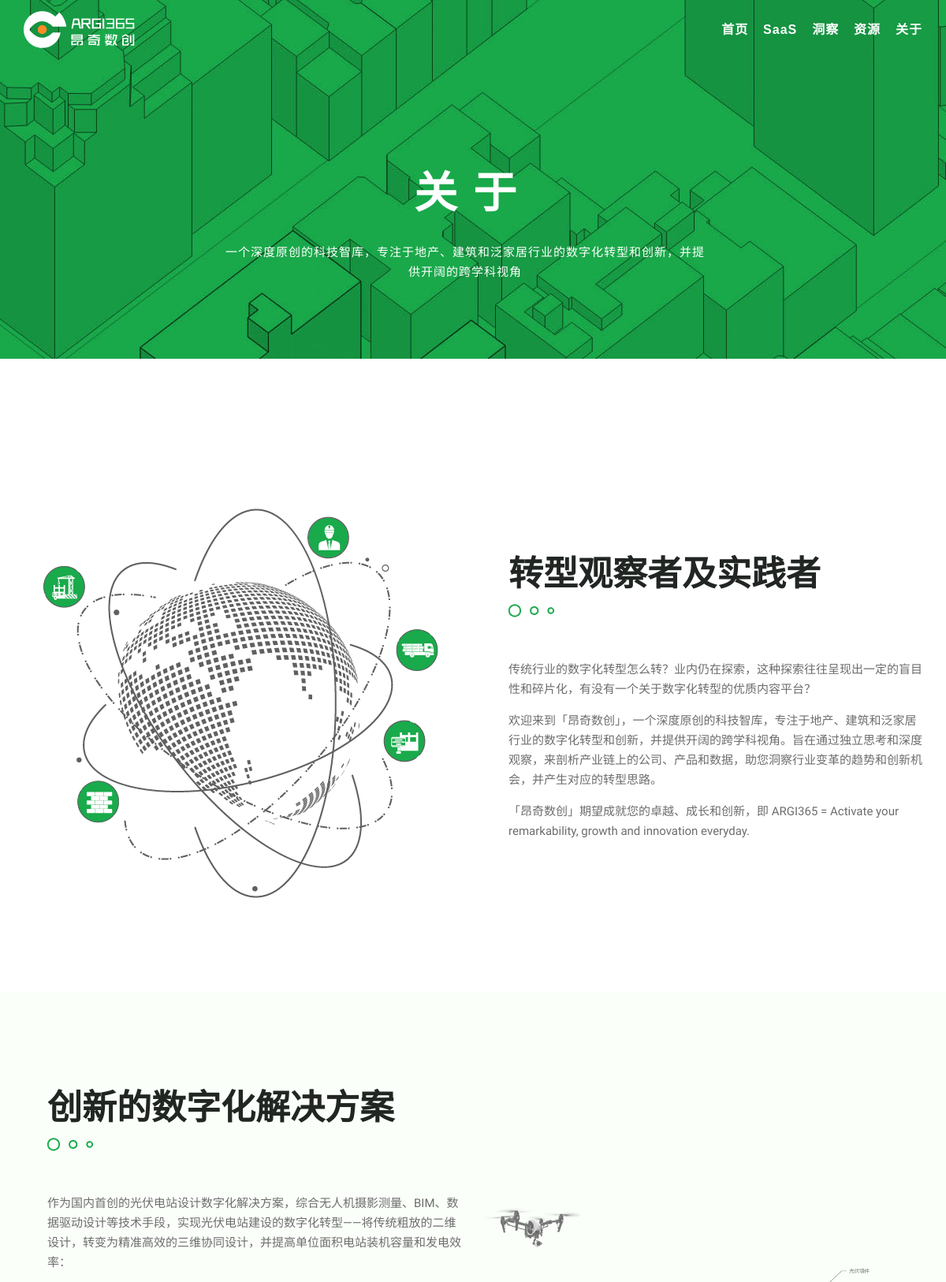
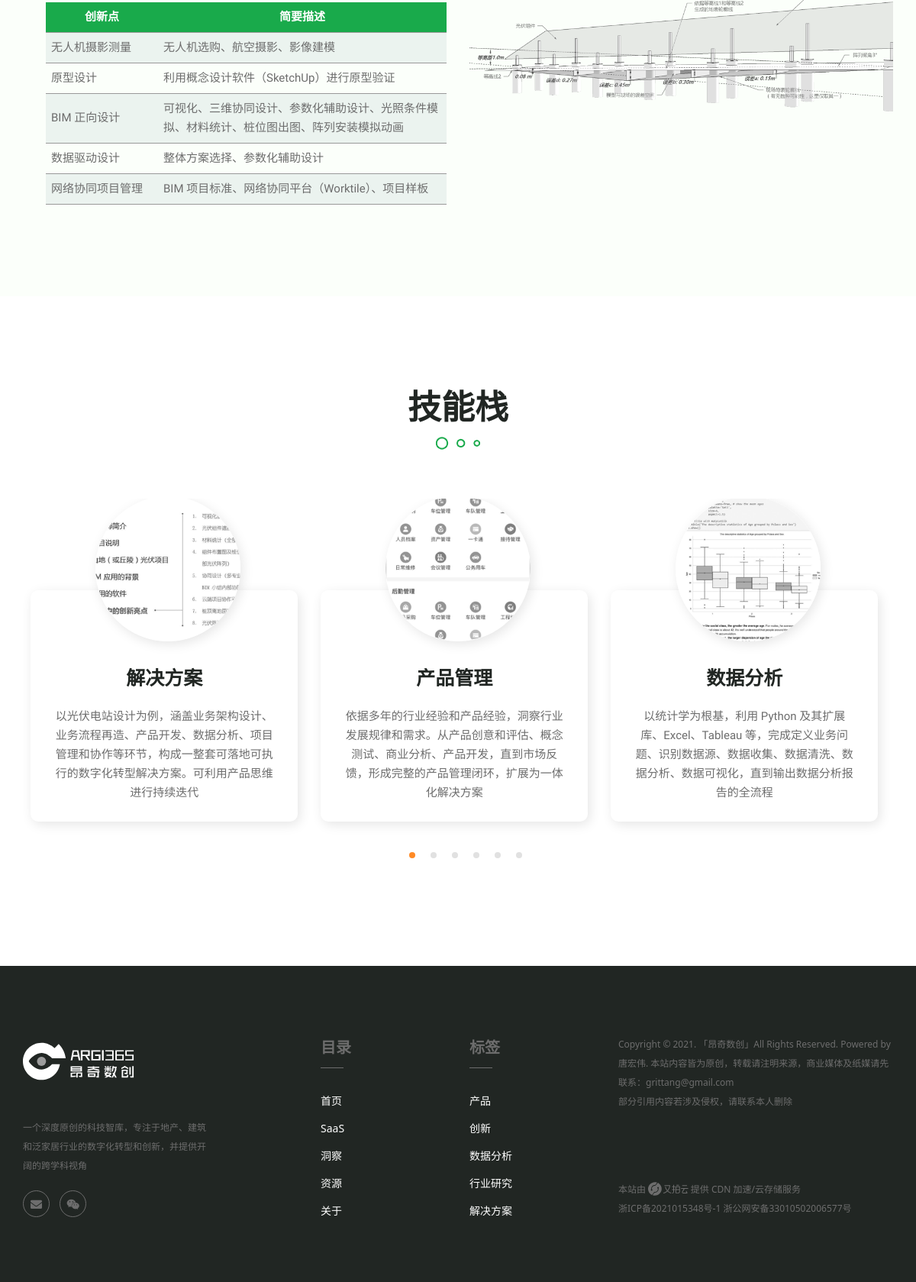
/about, run on the app's committed database (2 pictures, top to bottom).
### blog/models.py (models this page shows, shortened)
class Channel(models.Model):
  CHANNEL_CHOICES = (
    ('SaaS', 'SaaS'),
    ('Insights', '洞察'),
    ('Resources', '资源'),
  )
  name = models.CharField(max_length=32, choices=CHANNEL_CHOICES, default='洞察')
  desc = models.CharField(max_length=200, default='Your channel description here.')
  class Meta:
    verbose_name = '版块'
    verbose_name_plural = verbose_name

class Tag(models.Model):
  name = models.CharField(max_length=20, unique=True)
  class Meta:
    verbose_name = '标签'
    verbose_name_plural = verbose_name

### blog/views.py (the view)
# urls.py: path('about', views.AboutView.as_view(), name='about'),
class AboutView(BlogView):
  template_name = 'blog/about.html'

### templates/blog/about.html (shortened to what this page needs)
{% extends 'base.html' %}
{% load static %}
{% load blog_extras %}
{% block slider %}
<section id="parallax2" class="slider-area fix p-relative">
  <div class="slider-active2">
    <div class="single-slider slider-bg d-flex align-items-center"
      style="background-image:url({% static 'blog/img/bg/header-inner-bg.jpg' %}" ); background-repeat: no-repeat;
      background-position: right;background-size: inherit;">
      <div class="container">
        <div class="row align-items-center">
          <div class="col-lg-12">
            <div class="slider-content-channel s-slider-content-channel text-center mt-120">
              <h2 data-animation="fadeInUp" data-delay=".4s">关于</h2>
              <p data-animation="fadeInUp" data-delay=".6s">一个深度原创的科技智库，专注于地产、建筑和泛家居行业的数字化转型和创新，并提供开阔的跨学科视角</p>
            </div>
          </div>
        </div>
      </div>
    </div>
  </div>
</section>
{% endblock slider %}
{% block more-than %}
<section id="about" class="about-area about-p mt-80 pt-120 pb-120 p-relative">
  <div class="container">
    <div class="row align-items-center">
      <div class="col-lg-6 col-md-12 col-sm-12">
        <div class="s-about-img p-relative">
          <img src="{% static 'blog/img/testimonial/h-earth.png' %}" alt="img">
        </div>
      </div>
      <div class="col-lg-6 col-md-12 col-sm-12">
        <div class="about-content s-about-content pl-30">
          <div class="section-title mb-50">
            <h2>转型观察者及实践者</h2> <img src="{% static 'blog/img/bg/circle-line.png' %}" alt="circle">
          </div>
            <p>传统行业的数字化转型怎么转？业内仍在探索，这种探索往往呈现出一定的盲目性和碎片化，有没有一个关于数字化转型的优质内容平台？</p>
            <p>欢迎来到「昂奇数创」，一个深度原创的科技智库，专注于地产、建筑和泛家居行业的数字化转型和创新，并提供开阔的跨学科视角。旨在通过独立思考和深度观察，来剖析产业链上的公司、产品和数据，助您洞察行业变革的趋势和创新机会，并产生对应的转型思路。</p>
            <p>「昂奇数创」期望成就您的卓越、成长和创新，即 ARGI365 = Activate your remarkability, growth and innovation everyday.</p>
          </div>
        </div>
      </div>
    </div>
</section>
<section class="services-area services-bg pt-120 pb-120 p-relative"
  style="background: #FBFFFA 0% 0% no-repeat padding-box;">
  <div class="container">
    <div class="row align-items-center">
      <div class="col-lg-6 col-md-12 col-sm-12">
        <div class="about-content s-about-content pl-30">
          <div class="section-title mb-50">
            <h2>创新的数字化解决方案</h2>
            <img src="{% static 'blog/img/bg/circle-line.png' %}" alt="circle">
          </div>
          <p>作为国内首创的光伏电站设计数字化解决方案，综合无人机摄影测量、BIM、数据驱动设计等技术手段，实现光伏电站建设的数字化转型——将传统粗放的二维设计，转变为精准高效的三维协同设计，并提高单位面积电站装机容量和发电效率：</p>
          <div>
            <table>
              <tr>
                <th>创新点</th>
                <th>简要描述</th>
              </tr>
              <tr>
                <td>无人机摄影测量</td>
                <td>无人机选购、航空摄影、影像建模</td>
              </tr>
              <tr>
                <td>原型设计</td>
                <td>利用概念设计软件（SketchUp）进行原型验证</td>
              </tr>
              <tr>
                <td>BIM 正向设计</td>
                <td>可视化、三维协同设计、参数化辅助设计、光照条件模拟、材料统计、桩位图出图、阵列安装模拟动画</td>
              </tr>
              <tr>
                <td>数据驱动设计</td>
                <td>整体方案选择、参数化辅助设计</td>
              </tr>
              <tr>
                <td>网络协同项目管理</td>
                <td>BIM 项目标准、网络协同平台（Worktile）、项目样板</td>
              </tr>
            </table>
          </div>
        </div>
      </div>
      <div class="col-lg-6 col-md-12 col-sm-12">
        <div class="row">
          <div class="col-lg-12 col-md-12">
            <div class="transition-img">
              <img src="{% static 'blog/img/portfolio/a-pv-uav-right-colored.png' %}" alt="img">
            </div>
          </div>
        </div>
      </div>
    </div>
  </div>
</section>
<section id="testimonios" class="testimonial-area testimonial-p pt-120 pb-120 fix p-relative">
  <div class="container">
    <div class="row justify-content-center">
      <div class="col-lg-8">
        <div class="section-title center-align mb-60 text-center">
          <h2>技能栈</h2>
          <img src="{% static 'blog/img/bg/circle-line.png' %}" alt="circle">
        </div>
      </div>
    </div>
    <div class="row justify-content-center">
      <div class="col-lg-12">
        <div class="testimonial-active">
          <div class="single-testimonial">
            <div class="single-testimonial-container">
              <div class="testi-img">
                <img src="{% static 'blog/img/portfolio/a-solution.png' %}" alt="img">
              </div>
              <div class="single-testimonial-bg">
                <div class="testi-author">
                  <div class="ta-info">
                    <h5>解决方案</h5>
                  </div>
                </div>
                <p>以光伏电站设计为例，涵盖业务架构设计、业务流程再造、产品开发、数据分析、项目管理和协作等环节，构成一整套可落地可执行的数字化转型解决方案。可利用产品思维进行持续迭代</p>
              </div>
            </div>
          </div>
          <div class="single-testimonial">
            <div class="single-testimonial-container">
              <div class="testi-img">
                <img src="{% static 'blog/img/portfolio/a-product.png' %}" alt="img">
              </div>
              <div class="single-testimonial-bg">
                <div class="testi-author">
                  <div class="ta-info">
                    <h5>产品管理</h5>
                  </div>
                </div>
                <p>依据多年的行业经验和产品经验，洞察行业发展规律和需求。从产品创意和评估、概念测试、商业分析、产品开发，直到市场反馈，形成完整的产品管理闭环，扩展为一体化解决方案</p>
              </div>
            </div>
          </div>
          <div class="single-testimonial">
            <div class="single-testimonial-container">
              <div class="testi-img">
                <img src="{% static 'blog/img/portfolio/a-data.png' %}" alt="img">
              </div>
              <div class="single-testimonial-bg">
                <div class="testi-author">
                  <div class="ta-info">
                    <h5>数据分析</h5>
                  </div>
                </div>
                <p>以统计学为根基，利用 Python 及其扩展库、Excel、Tableau 等，完成定义业务问题、识别数据源、数据收集、数据清洗、数据分析、数据可视化，直到输出数据分析报告的全流程</p>
              </div>
            </div>
          </div>
        </div>
      </div>
    </div>
  </div>
</section>
{% endblock more-than %}

### templates/base.html (shortened to what this page needs)
{% load static %}
{% load blog_extras %}
<!doctype html>
<html class="no-js" lang="zh">
  <head>
    <link rel="stylesheet" href="https://cdnjs.cloudflare.com/ajax/libs/twitter-bootstrap/4.6.0/css/bootstrap.min.css">
    <link rel="stylesheet" href="https://cdnjs.cloudflare.com/ajax/libs/github-markdown-css/4.0.0/github-markdown.min.css">
    <link href="https://cdn.bootcss.com/highlight.js/9.15.8/styles/github.min.css" rel="stylesheet">
    <link rel="stylesheet" href="{% static 'blog/css/md_css/monokai.css' %}">
    <link rel="stylesheet" href="https://cdnjs.cloudflare.com/ajax/libs/animate.css/4.1.1/animate.min.css">
    <link rel="stylesheet" href="https://cdnjs.cloudflare.com/ajax/libs/font-awesome/5.15.3/css/all.min.css">
    <link rel="stylesheet" href="https://cdnjs.cloudflare.com/ajax/libs/font-awesome/5.15.3/css/fontawesome.min.css">
    <link rel="stylesheet" href="https://cdnjs.cloudflare.com/ajax/libs/dripicons/2.0.0/webfont.css">
    <link rel="stylesheet" href="https://cdnjs.cloudflare.com/ajax/libs/slick-carousel/1.8.1/slick.css">
    <link rel="stylesheet" href="{% static 'blog/css/default.css' %}">
    <link rel="stylesheet" href="{% static 'blog/css/meanmenu.css' %}">
    <link rel="stylesheet" href="{% static 'blog/css/style.css' %}">
    <link rel="stylesheet" href="{% static 'blog/css/typora-pie-argi.css' %}">
    <link rel="stylesheet" href="{% static 'blog/css/typora-plus.css' %}">
    <link rel="stylesheet" href="{% static 'blog/css/responsive.css' %}">
    <link rel="stylesheet" href="{% static 'blog/css/responsive-plus.css' %}">
  </head>
  <body>
    <header class="header-area in-header">
      <div class="menu-area menu-area2" style="background-image: url({% static 'blog/img/bg/header-bg.jpg' %})">
        <div class="container">
          <div class="second-menu">
            <div class="row align-items-center">
              <div class="col-xl-2 col-lg-2">
                <div class="logo2">
                  <a href="{% url 'blog:index' %}"><img src="{% static 'blog/img/logo/l-argi.svg' %}" alt="logo"></a>
                </div>
              </div>
              <div class="col-xl-10 col-lg-10">
                <div class="main-menu text-right">
                  <nav id="mobile-menu">
                    <ul>
                      <li><a href="{% url 'blog:index' %}">首页</a></li>
                      {% for channel in channel_list %}
                        <li>
                          <a href="{% url 'blog:channel' channel.pk %}">{{ channel.name }}</a>
                        </li>
                      {% empty %}
                        <div>No channel yet.</div>
                      {% endfor %}
                      <li><a href="{% url 'blog:about' %}">关于</a></li>
                    </ul>
                  </nav>
                </div>
              </div>
            </div>
          </div>
        </div>
      </div>
    </header>
    <main>
    {% block main %}
      {% block slider %}
      {% endblock slider %}
      {% block more-than %}
      {% endblock more-than %}
    {% endblock main %}
    </main>
    <footer class="footer-bg footer-p pt-90">
      <div class="footer-top pb-50">
        <div class="container">
          <div class="row justify-content-between">
            <div class="col-xl-4 col-lg-4 col-sm-6">
              <div class="footer-widget mb-30">
                <div class="flog mb-35">
                  <span class="footer-logo transition-img">
                    <a href="{% url 'blog:index' %}"><img src="{% static 'blog/img/logo/l-argi.svg' %}" alt="argi365 logo" /></a>
                  </span>
                </div>
                <div class="footer-widget mb-30">
                  <div class="footer-text mb-20">
                    <p>一个深度原创的科技智库，专注于地产、建筑和泛家居行业的数字化转型和创新，并提供开阔的跨学科视角</p>
                  </div>
                  <div class="footer-social">
                    <a href="mailto:grittang@gmail.com"><i class="fa fa-envelope"></i></a>
                    <a class="share-wechat">
                      <i class="fab fa-weixin"></i>
                    </a>
                  </div>
                </div>
              </div>
            </div>
            <div class="col-xl-2 col-lg-2 col-sm-6">
              <div class="footer-widget mb-30">
                <div class="f-widget-title">
                  <h5>目录</h5>
                </div>
                <div class="footer-link">
                  <ul>
                    <li><a href="{% url 'blog:index' %}">首页</a></li>
                    {% for channel in channel_list %}
                    <li>
                      <a href="{% url 'blog:channel' channel.pk %}">{{ channel.name }}</a>
                    </li>
                    {% empty %}
                      <div>No channel yet.</div>
                    {% endfor %}
                    <li><a href="{% url 'blog:about' %}">关于</a></li>
                  </ul>
                </div>
              </div>
            </div>
            <div class="col-xl-2 col-lg-2 col-sm-6">
              <div class="footer-widget mb-30">
                <div class="f-widget-title">
                  <h5>标签</h5>
                </div>
                <div class="footer-link">
                  <ul>
                    {% for tag in tag_list %}
                    <li>
                      <a href="{% url 'blog:tag' tag.pk %}">{{ tag.name }}</a>
                    </li>
                    {% empty %}
                      <div>No tag yet.</div>
                    {% endfor %}
                  </ul>
                </div>
              </div>
            </div>
            <div class="col-xl-4 col-lg-4 col-sm-6">
              <div class="footer-widget mb-30">
                <div class="footer-copyright col-12 mb-30">
                  <p>Copyright &copy; 2021. <a href="{% url 'blog:index' %}">「昂奇数创」</a>All Rights Reserved. Powered by 唐宏伟. 本站内容皆为原创，转载请注明来源，商业媒体及纸媒请先联系：<a href="mailto:grittang@gmail.com">grittang@gmail.com</a><br>部分引用内容若涉及侵权，请联系本人删除</p>
                </div>
                <div class="footer-copyright icp col-12 mt-30">
                  <p><span>本站由 </span><a href="https://www.upyun.com/"><img src="{% static 'blog/img/logo/l-upyun.svg' %}" alter="又拍云" height="18"></a> 提供 CDN 加速/云存储服务</span>
                  <br><a href="https://beian.miit.gov.cn/#/Integrated/recordQuery"> 浙ICP备2021015348号-1</a> <a href="http://www.beian.gov.cn/portal/registerSystemInfo?recordcode=33010502006577">浙公网安备33010502006577号</a></p>
                </div>
              </div>
            </div>
          </div>
        </div>
      </div>
    </footer>
  </body>
</html>

### data on the page
Channel: name "SaaS"
Channel: name "洞察"
Channel: name "资源"
Tag: name "产品"
Tag: name "创新"
Tag: name "数据分析"
Tag: name "行业研究"
Tag: name "解决方案"
